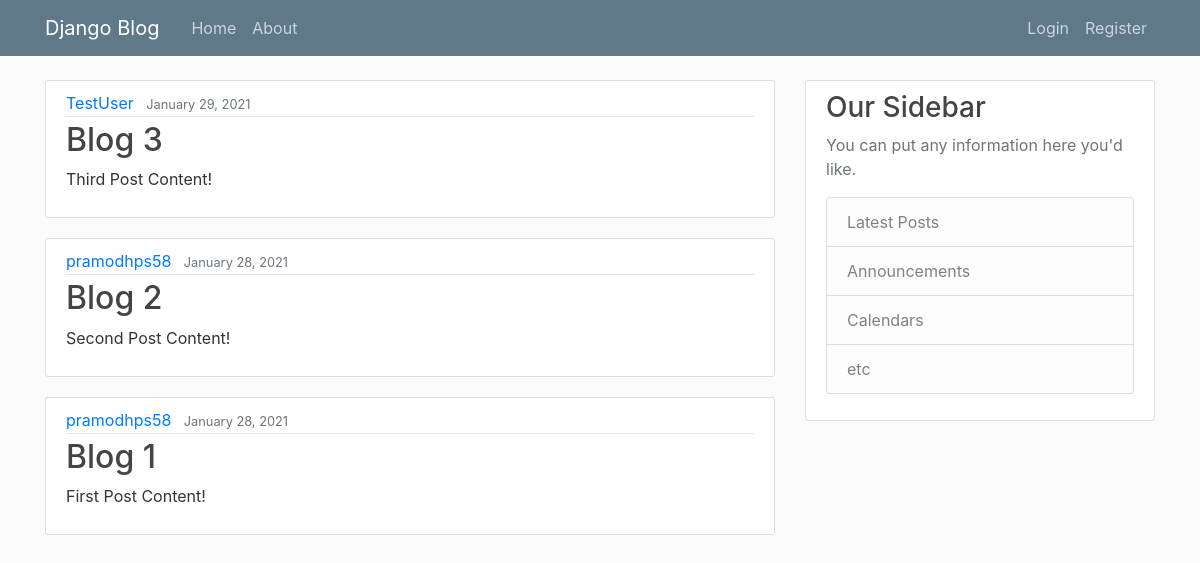
The app's page /, older data.
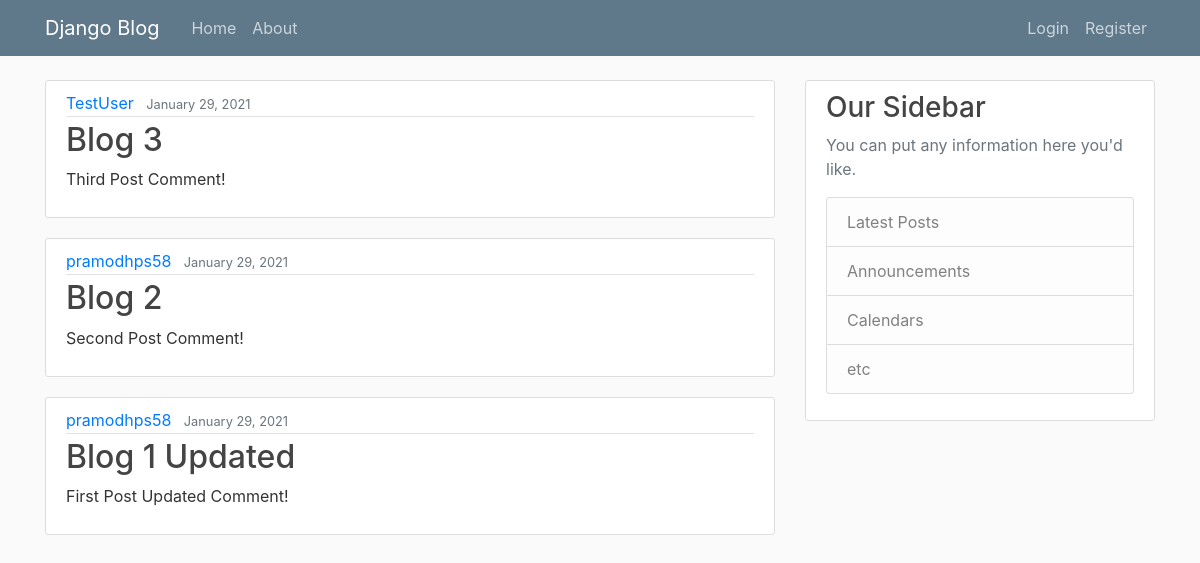
The same page, newer data.
### blog/models.py (models this page shows, shortened)
class Post(models.Model):
    title = models.CharField(max_length=100)
    content = RichTextField(blank=True, null=True)
    date_posted = models.DateTimeField(default=timezone.now)
    author = models.ForeignKey(User, on_delete=models.CASCADE)

### blog/views.py (the view)
# urls.py: path('', PostListView.as_view(), name='blog-home'),
class PostListView(ListView):
    model = Post
    template_name = 'blog/home.html'
    context_object_name = 'posts'
    ordering = ['-date_posted']
    paginate_by = 5

### blog/templates/blog/home.html
{% extends "blog/base.html" %}
{% block content %}
    {% for post in posts %}
        <article class="media content-section">
          <div class="media-body">
            <div class="article-metadata">
              <a class="mr-2" href="#">{{ post.author }}</a>
              <small class="text-muted">{{ post.date_posted|date:"F d, Y" }}</small>
            </div>
            <h2><a class="article-title" href="#">{{ post.title }}</a></h2>
            <p class="article-content">{{ post.content }}</p>
          </div>
        </article>
    {% endfor %}
{% endblock content %}

Row changes from the older to the newer data that the page shows:
changed Post "Blog 3": content "Third Post Content!" → "Third Post Comment!"
changed Post "Blog 2": date_posted "January 28, 2021" → "January 29, 2021"; content "Second Post Content!" → "Second Post Comment!"
changed Post: date_posted "January 28, 2021" → "January 29, 2021"; title "Blog 1" → "Blog 1 Updated"; content "First Post Content!" → "First Post Updated Comment!"
